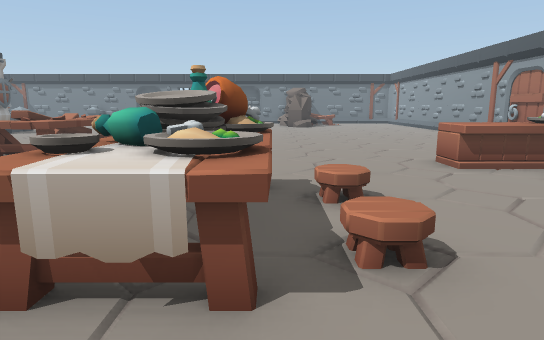
View 1 (above)

20 first-person views from a walk through a 3-D level made in the Unity game engine. The camera is 1.3 m above the floor, tilts 10° down and sees 75° across. The floor is counted in squares, 1 m on a side. Each view is taken from the middle of a square. On the plan, view 1 faces up. The plan holds only what a view shows up to about 15 squares ahead; the rest is blank. Some animated figures are left out.

View 2
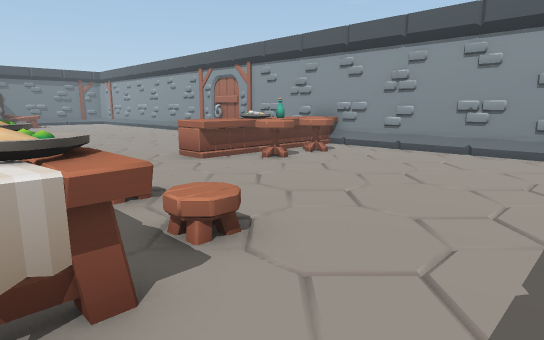

View 3
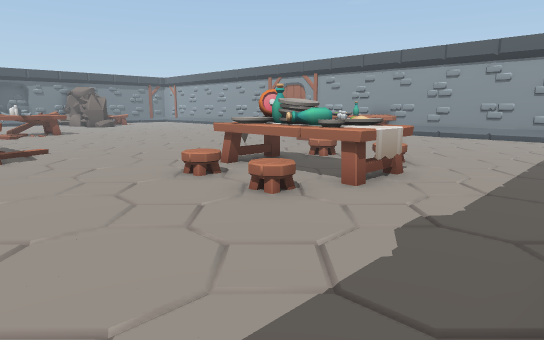

View 4
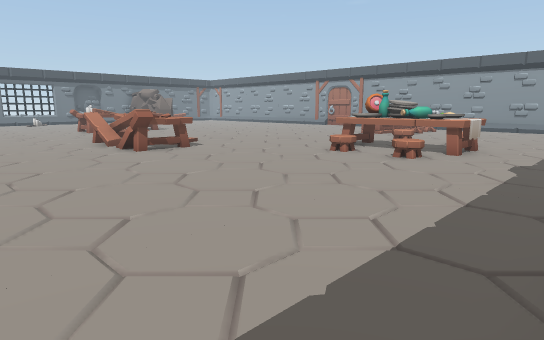

View 5
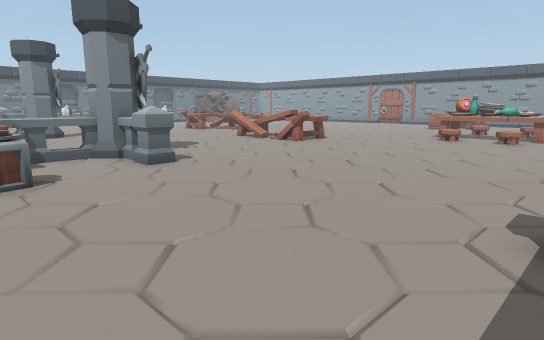

View 6
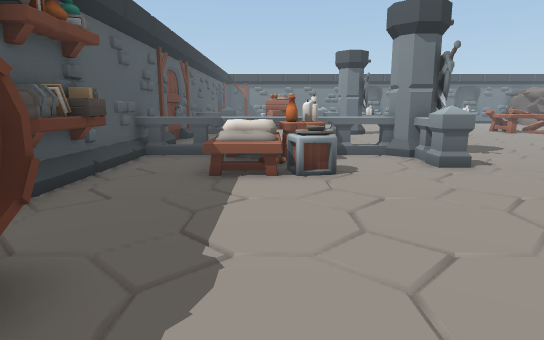

View 7
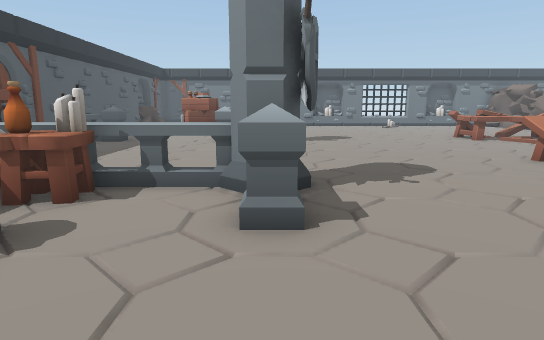

View 8
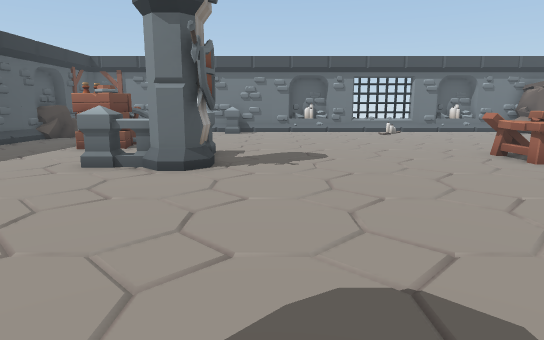

View 9
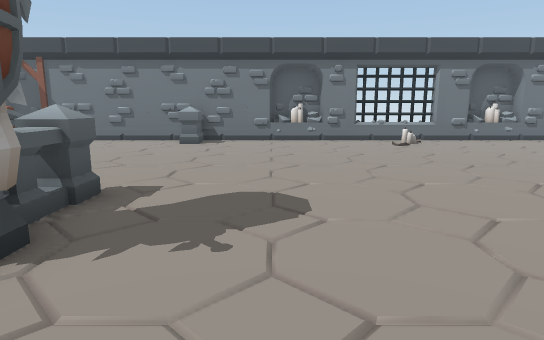

View 10
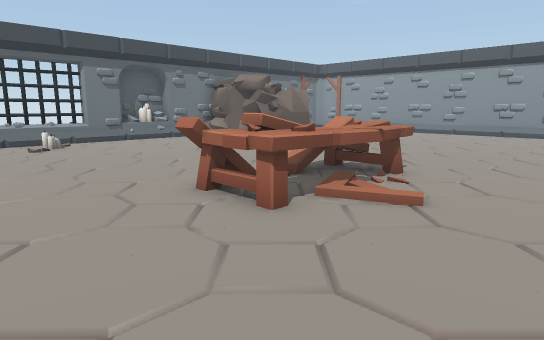

View 11
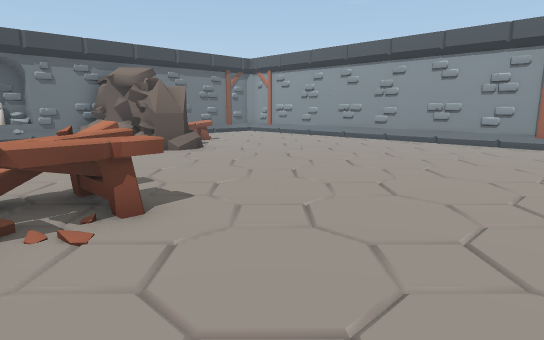

View 12
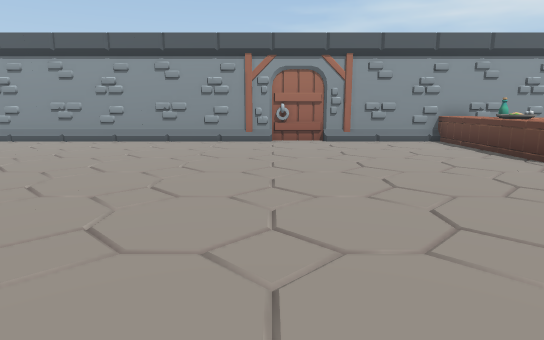

View 13
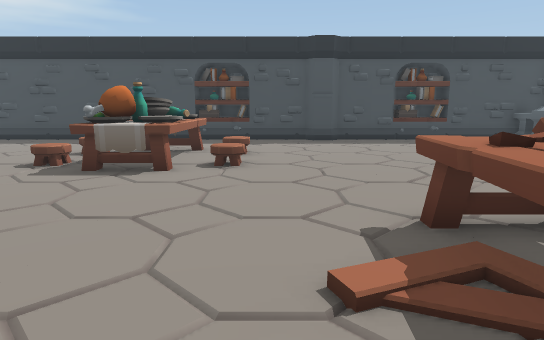

View 14
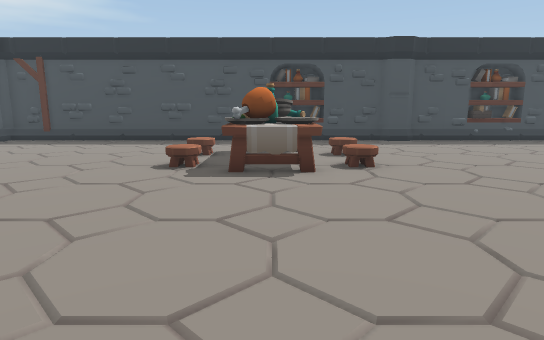

View 15
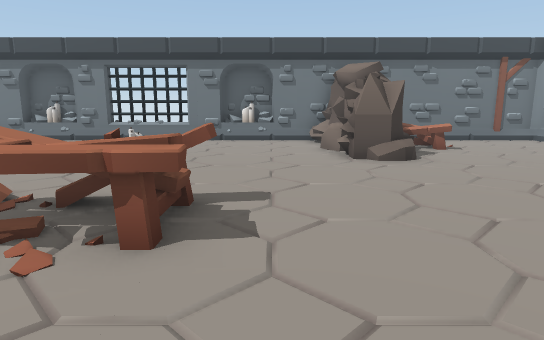

View 16
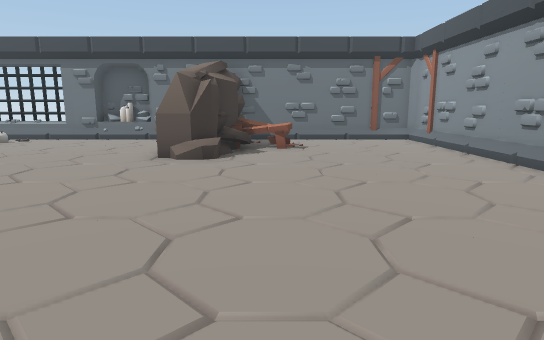

View 17
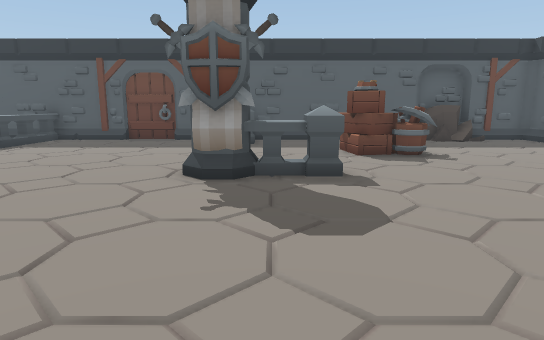

View 18
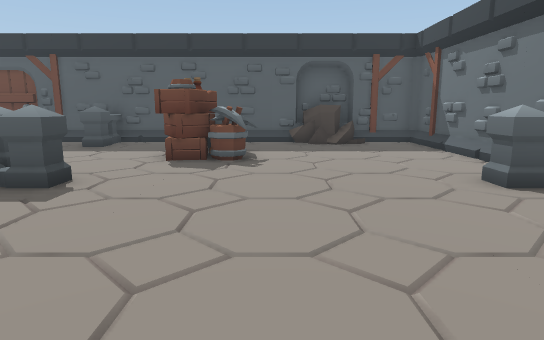

View 19
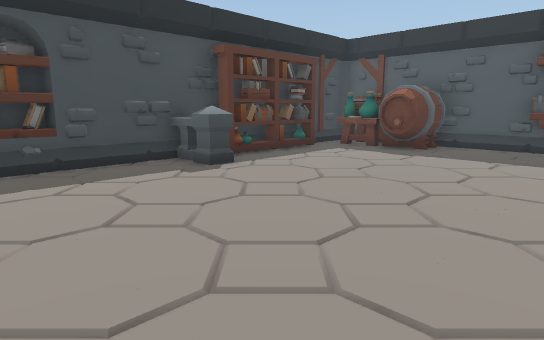

View 20
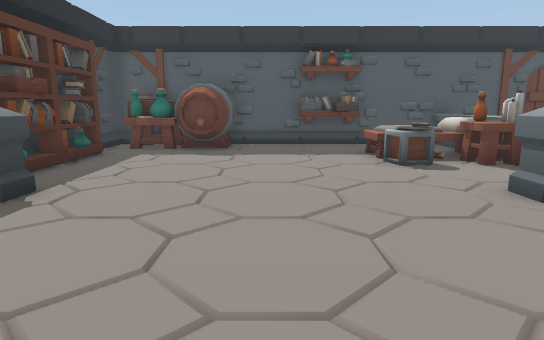

### Floor plan
Points are (right, up) in squares from view 1. A wall is a line through its corners. A room is listed if a view was taken in it or the views show most of it. See-through windows are left out.
Room 1 (views 1, 2, 3, 4, 5, 6, 7, 8, 9, 10, 11, 12, 13, 14, 15, 16, 17, 18, 19, 20)
walls: (1.2, 24.1) (1.1, 24.9); (1.1, 24.2) (1.3, 25.3); (1.3, 24.1) (1.5, 25.2) (1.1, 26.2); (1.8, 23.9) (1.3, 24); (1.2, 25.1) (1.2, 25.7); (2, 24.6) (1.7, 24.1); (1.3, 25.1) (1.2, 26.8); (2.5, 24.5) (2, 23.9); (2.5, 25) (2.3, 24.2) (2.1, 24.4) (1.9, 24.1) (1.3, 24.2); (1.4, 26.2) (1, 26.8); (2.4, 25.6) (2.2, 25.1); (1.6, 27.2) (1.1, 27.9); (3, 26.7) (2.3, 26.1); (-7.6, 29.5) (-9.5, 29.5); (-8.9, 29.4) (-9, 29.9) (-11, 29.9) (-11.1, 29.4); (-2.7, -1.4) (-2.1, -1.7); (-3.1, -1.5) (-3, -1.9) (-1.8, -1.9); (-4.4, 29.7) (-7.6, 29.7); (-2.7, 29.5) (-4.4, 29.5); (-9.9, -1.5) (-9.1, -1.4); (-2, -1.5) (-1.1, -1.4); (-22, 15) (-21.5, 14.8); (-1.8, 29.5) (-2.2, 29.6); (-9.9, -1.6) (-9.4, -1.5); (-10.7, 29.5) (-21.5, 29.5) (-21.7, 29.3) (-21.7, 26.6); (-0.9, 29.4) (-1, 29.9) (-3, 29.9); (-10.8, -1.5) (-10.2, -1.7); (-9.6, 29.9) (-9.8, 29.5) (-10.2, 29.6); (-11.1, -1.5) (-11, -1.9) (-9, -1.9); (1.4, 28.6) (1.1, 29.4); (-3, 30.1) (-3.1, 29.4); (-1.6, 29.8) (-1.9, 29.6); (-1.6, -1.9) (-1, -1.9) (-0.9, -1.5); (-1.6, 29.9) (-1.8, 29.4) (-2.2, 30); (3.2, 27.7) (3, 27.1); (-21.2, 7) (-21.2, 5.2); (-21.2, 6.9) (-21.1, 6.2); (-21.4, 7) (-21.2, 6.5); (-21.4, 6.2) (-21.4, 5.6); (1.6, 29.5) (-1.5, 29.5); (-21.4, 5.7) (-21.3, 5.1) (-21.7, 4.9); (-21.2, 5) (-21.8, 5); (-21.3, 5.1) (-21.8, 5); (-21.7, 25.3) (-21.7, 2.3); (9.8, 1.3) (9.8, 29.5) (2.8, 29.5); (-21.7, 27.1) (-22.2, 27) (-22.2, 25); (-21.7, 0.8) (-21.7, -1.5) (-6.7, -1.5) (-6.4, -1.2) (-5.7, -1.2) (-5.4, -1.5) (9.5, -1.5) (9.8, -1.2)
low walls: (2.2, 23.7) (1.3, 24.1); (1.3, 24.4) (0.9, 24.9); (1.2, 25.7) (0.8, 26) (0.7, 26.4); (1.4, 27.2) (1.3, 27.7); (1.1, 28.1) (0.6, 28.4); (-2.5, 29.5) (-3, 30.1); (-9.8, 29.5) (-10.2, 29.5); (-1.8, 29.5) (-2.2, 29.5); (-1, 29.5) (-1.6, 29.6); (-21.4, 4.9) (-21.4, 3.1)
objects: other object (-22, 25) to (-21, 27); other object (-21, -1) to (-20, 3); other object (-21, 10) to (-18, 10); other object (-21, 18) to (-20, 18); other object (-19, -1) to (-15, -1); other object (-19, 7) to (-17, 9); other object (-18, 21) to (-17, 23); other object (-17, 10) to (-15, 10); other object (-17, 23); other object (-16, 18) to (-15, 18); other object (-14, -1) to (-14, 0); other object (-14, 8) to (-14, 9); other object (-14, 10) to (-13, 11); other object (-14, 17) to (-13, 18); other object (-14, 19) to (-14, 20); other object (-14, 28) to (-14, 29); other object (-7, 13) to (-6, 13); other object (-6, 18) to (-2, 20); other object (-2, 2) to (0, 6); other object (4, 8) to (5, 8); other object (4, 26) to (4, 28); other object (5, 6) to (6, 7); other object (6, 8); other object (7, 6) to (8, 7); other object (7, 8); other object (8, 8) to (9, 8)

Positions as (right, up) in squares from view 1, and headings:
1: (0, 0), facing up
2: (-1, 0), facing up-right
3: (-7, -1), facing up-right
4: (-12, -1), facing up-right
5: (-18, 0), facing up-right
6: (-18, 0), facing up
7: (-14, 4), facing up
8: (-12, 10), facing up
9: (-11, 15), facing up
10: (-9, 15), facing up-right
11: (-4, 14), facing up-right
12: (-4, 15), facing right
13: (-4, 13), facing down
14: (-1, 13), facing down
15: (-1, 15), facing up
16: (4, 15), facing up
17: (-7, 19), facing left
18: (-8, 24), facing left
19: (-9, 7), facing down-left
20: (-9, 4), facing left
